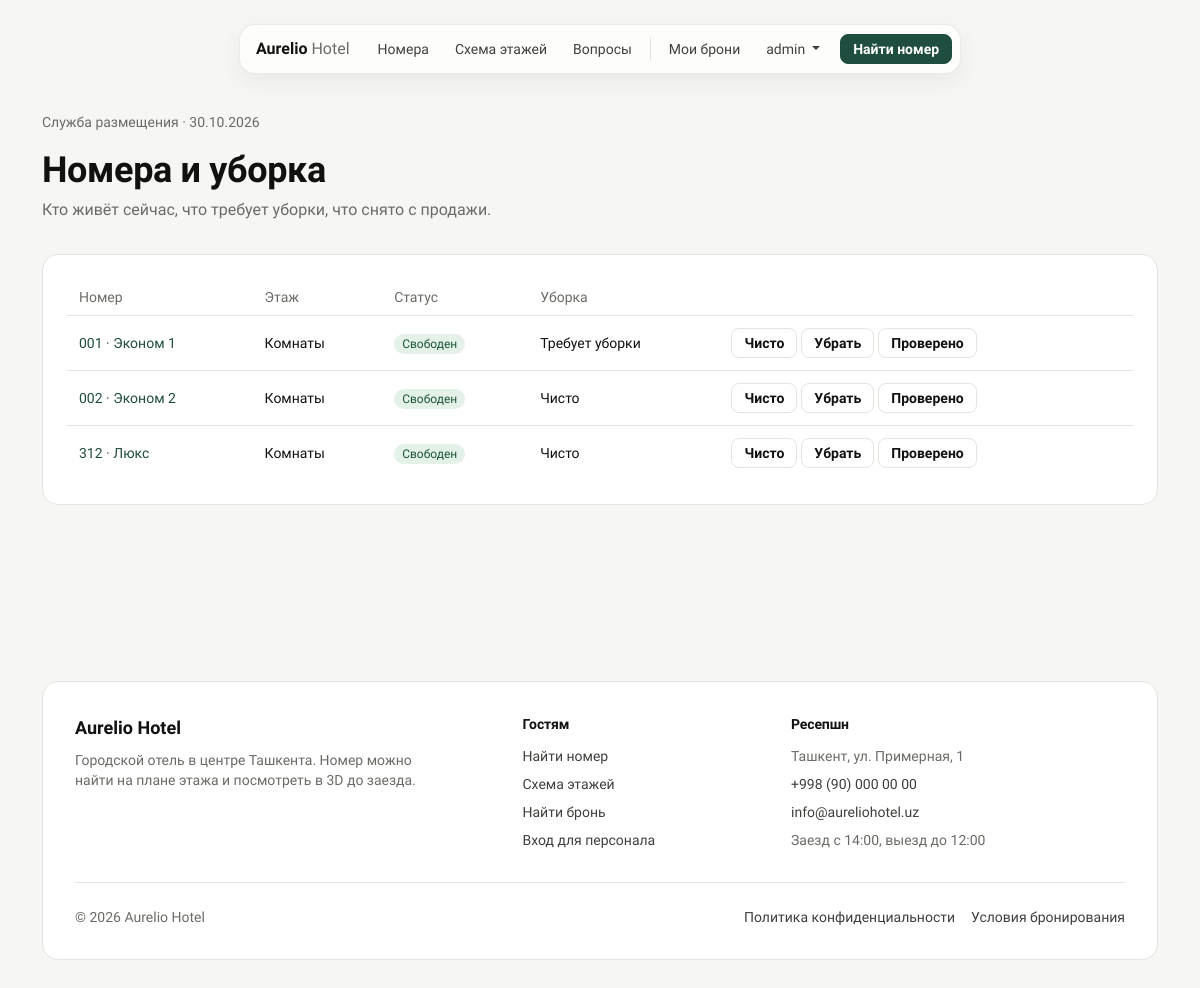
The app's page /staff/rooms/ (signed in) with its own data.
### rooms/models.py (models this page shows, shortened)
class Room(models.Model):
    HOUSEKEEPING_CHOICES = [
        ('clean', 'Чисто'),
        ('dirty', 'Требует уборки'),
        ('inspected', 'Проверено менеджером'),
        ('out_of_service', 'Вне эксплуатации'),
    ]
    floor = models.ForeignKey(
        Floor,
        on_delete=models.CASCADE,
        related_name='rooms',
        null=True,
        blank=True,
        verbose_name="Этаж"
    )
    room_number = models.CharField(
        max_length=10, blank=True, verbose_name="Номер комнаты", help_text="Например, 201"
    )
    title = models.CharField(max_length=200, verbose_name="Название номера")
    description = models.TextField(verbose_name="Описание")
    image = models.ImageField(upload_to='rooms/', blank=True, null=True, verbose_name="Фото номера")
    price_per_night = models.DecimalField(max_digits=10, decimal_places=2, verbose_name="Цена за ночь ($)")
    capacity = models.IntegerField(default=2, verbose_name="Вместимость (чел)")
    amenities = models.ManyToManyField(Amenity, blank=True, related_name='rooms', verbose_name="Удобства")
    homebyme_embed_url = models.URLField(blank=True, null=True, verbose_name="Ссылка на 3D-тур HomeByMe")
    model_3d = models.FileField(upload_to='rooms_3d/', blank=True, null=True, verbose_name="3D-модель номера (.glb)")
    model_camera_orbit = models.CharField(
        max_length=60,
        blank=True,
        verbose_name="Начальный ракурс 3D модели",
        help_text="Формат model-viewer: «поворот наклон расстояние», например: 90deg 55deg auto. "
                  "Если задан, модель не вращается сама. Пусто — ракурс по умолчанию.",
    )
    x_pos = models.IntegerField(default=50, verbose_name="Позиция X (%)")
    y_pos = models.IntegerField(default=50, verbose_name="Позиция Y (%)")
    is_active = models.BooleanField(default=True, verbose_name="Доступен для бронирования")
    housekeeping = models.CharField(
        max_length=20, choices=HOUSEKEEPING_CHOICES, default='clean', verbose_name="Статус уборки"
    )
    class Meta:
        verbose_name = "Номер"
        verbose_name_plural = "Номера"
        ordering = ('room_number', 'title')
    @property
    def display_number(self):
        return self.room_number or f"{self.pk:03d}"
    @property
    def is_bookable(self):
        return self.is_active and self.housekeeping != 'out_of_service'

class Floor(models.Model):
    number = models.IntegerField(unique=True, verbose_name="Номер этажа")
    title = models.CharField(max_length=100, verbose_name="Название этажа")
    plan_image = models.ImageField(upload_to='floors/', blank=True, null=True, verbose_name="2D-схема этажа")
    class Meta:
        verbose_name = "Этаж"
        verbose_name_plural = "Этажи"
        ordering = ['number']

### staff/views.py (the view)
# urls.py: path('rooms/', views.rooms_board, name='rooms_board'),
@staff_required
def rooms_board(request):
    today = timezone.localdate()
    rooms = (
        Room.objects.select_related('floor')
        .annotate(
            active_bookings=Count('bookings', filter=Q(bookings__status__in=Booking.ACTIVE_STATUSES)),
        )
        .order_by('floor__number', 'room_number')
    )
    context = {
        'floors': Floor.objects.all().order_by('number'),
        'rooms': rooms,
        'occupied_ids': set(
            Booking.objects.filter(
                status=Booking.STATUS_CHECKED_IN, check_in__lte=today, check_out__gt=today
            ).values_list('room_id', flat=True)
        ),
        'today': today,
    }
    return render(request, 'staff/rooms_board.html', context)

### staff/context_processors.py (called while the page is built)
def staff_status(request):
    user = getattr(request, 'user', None)
    staff_member = is_staff_member(user) if user else False
    profile = get_staff_profile(user) if staff_member else None
    return {
        'is_staff_member': staff_member,
        'staff_profile': profile,
        'can_manage_bookings': bool(profile and profile.can_manage_bookings) or bool(
            user and user.is_superuser
        ),
    }

### templates/staff/rooms_board.html (shortened to what this page needs)
{% extends 'base.html' %}
{% block content %}
<section class="page-band">
  <div class="container">
    <span class="hero-eyebrow">Служба размещения · {{ today|date:"d.m.Y" }}</span>
    <h1 class="mt-3">Номера и уборка</h1>
    <p>Кто живёт сейчас, что требует уборки, что снято с продажи.</p>
  </div>
</section>
<div class="container pb-5">
  <div class="table-responsive panel-card">
    <table class="data-table">
      <thead><tr><th>Номер</th><th>Этаж</th><th>Статус</th><th>Уборка</th><th></th></tr></thead>
      <tbody>
        {% for room in rooms %}
          <tr>
            <td><a href="{% url 'rooms:room_detail' room.pk %}">{{ room.display_number }} · {{ room.title }}</a></td>
            <td>{{ room.floor.title|default:"—" }}</td>
            <td>
              {% if room.pk in occupied_ids %}
                <span class="status-chip status-in">Занят</span>
              {% elif room.is_bookable %}
                <span class="status-chip status-confirmed">Свободен</span>
              {% else %}
                <span class="status-chip status-cancelled">Не продаётся</span>
              {% endif %}
            </td>
            <td>{{ room.get_housekeeping_display }}</td>
            <td>
              <form method="post" action="{% url 'staff:housekeeping_action' room.pk %}" class="d-flex gap-1">
                <button name="housekeeping" value="clean" class="btn btn-outline-copper btn-sm">Чисто</button>
                <button name="housekeeping" value="dirty" class="btn btn-outline-copper btn-sm">Убрать</button>
                <button name="housekeeping" value="inspected" class="btn btn-outline-copper btn-sm">Проверено</button>
              </form>
            </td>
          </tr>
        {% empty %}
          <tr><td colspan="5" class="text-muted">Номеров пока нет.</td></tr>
        {% endfor %}
      </tbody>
    </table>
  </div>
</div>
{% endblock %}

### templates/base.html (shortened to what this page needs)
{% load static %}<!DOCTYPE html>
<html lang="ru">
<head>
<link href="https://cdn.jsdelivr.net/npm/bootstrap@5.3.0/dist/css/bootstrap.min.css" rel="stylesheet">
<link rel="stylesheet" href="https://unpkg.com/@phosphor-icons/web@2.1.1/src/regular/style.css">
<link rel="stylesheet" href="https://unpkg.com/@phosphor-icons/web@2.1.1/src/fill/style.css">
</head>
<body class="d-flex flex-column min-vh-100">
{% with current=request.resolver_match.url_name %}
<div class="nav-wrap">
  <nav class="site-nav" aria-label="Основная навигация">
    <a class="brand" href="{% url 'rooms:room_list' %}">Aurelio <span>Hotel</span></a>
    <ul class="nav-links d-none d-lg-flex">
      <li><a href="{% url 'rooms:room_search' %}" {% if current == 'room_search' %}aria-current="page"{% endif %}>Номера</a></li>
      <li><a href="{% url 'rooms:hotel_floors' %}" {% if current == 'hotel_floors' %}aria-current="page"{% endif %}>Схема этажей</a></li>
      <li><a href="{% url 'rooms:room_list' %}#faq">Вопросы</a></li>
      <li></li>
      {% if user.is_authenticated %}
        <li><a href="{% url 'bookings:my_bookings' %}" {% if current == 'my_bookings' %}aria-current="page"{% endif %}>Мои брони</a></li>
        <li class="dropdown">
          <button type="button" class="nav-btn dropdown-toggle" data-bs-toggle="dropdown" aria-expanded="false">
            {{ user.get_full_name|default:user.username }}
          </button>
        </li>
      {% else %}
        <li><a href="{% url 'bookings:booking_lookup' %}" {% if current == 'booking_lookup' %}aria-current="page"{% endif %}>Найти бронь</a></li>
        <li><a href="{% url 'accounts:login' %}" {% if current == 'login' %}aria-current="page"{% endif %}>Войти</a></li>
      {% endif %}
    </ul>
    <a href="{% url 'rooms:room_search' %}" class="btn btn-copper btn-sm d-none d-sm-inline-block">Найти номер</a>
  </nav>
</div>
{% endwith %}
<main id="content" class="flex-grow-1" tabindex="-1">
  {% block content %}{% endblock %}
</main>
<footer class="site-footer">
  <div class="container">
    <div class="footer-inner">
      <div class="row gy-4">
        <div class="col-lg-5">
          <div class="footer-brand">Aurelio Hotel</div>
          <p class="mb-0" style="max-width: 360px;">Городской отель в центре Ташкента. Номер можно найти на плане этажа и посмотреть в 3D до заезда.</p>
        </div>
        <div class="col-6 col-lg-3">
          <h2>Гостям</h2>
          <ul>
            <li><a href="{% url 'rooms:room_search' %}">Найти номер</a></li>
            <li><a href="{% url 'rooms:hotel_floors' %}">Схема этажей</a></li>
            <li><a href="{% url 'bookings:booking_lookup' %}">Найти бронь</a></li>
            <li><a href="{% if is_staff_member %}{% url 'staff:dashboard' %}{% else %}{% url 'accounts:staff_login' %}{% endif %}">Вход для персонала</a></li>
          </ul>
        </div>
        <div class="col-6 col-lg-4">
          <h2>Ресепшн</h2>
          <ul>
            <li>Ташкент, ул. Примерная, 1</li>
            <li><a href="tel:+998900000000">+998 (90) 000 00 00</a></li>
            <li><a href="mailto:info@aureliohotel.uz">info@aureliohotel.uz</a></li>
            <li>Заезд с 14:00, выезд до 12:00</li>
          </ul>
        </div>
      </div>
      <div class="footer-bottom">
        <span>&copy; 2026 Aurelio Hotel</span>
        <ul>
          <li><a href="{% url 'privacy' %}">Политика конфиденциальности</a></li>
          <li><a href="{% url 'terms' %}">Условия бронирования</a></li>
        </ul>
      </div>
    </div>
  </div>
</footer>
</body>
</html>

### records on screen
Room: display_number "001", title "Эконом 1", floor "Комнаты", is_active "Свободен", housekeeping "Требует уборки"
Room: display_number "002", title "Эконом 2", floor "Комнаты", is_active "Свободен", housekeeping "Чисто"
Room: display_number "312", title "Люкс", floor "Комнаты", is_active "Свободен", housekeeping "Чисто"

### other values on screen
{{ user.get_full_name|default:user.username }} "admin"
{{ today|date:"d.m.Y" }} "30.10.2026"
